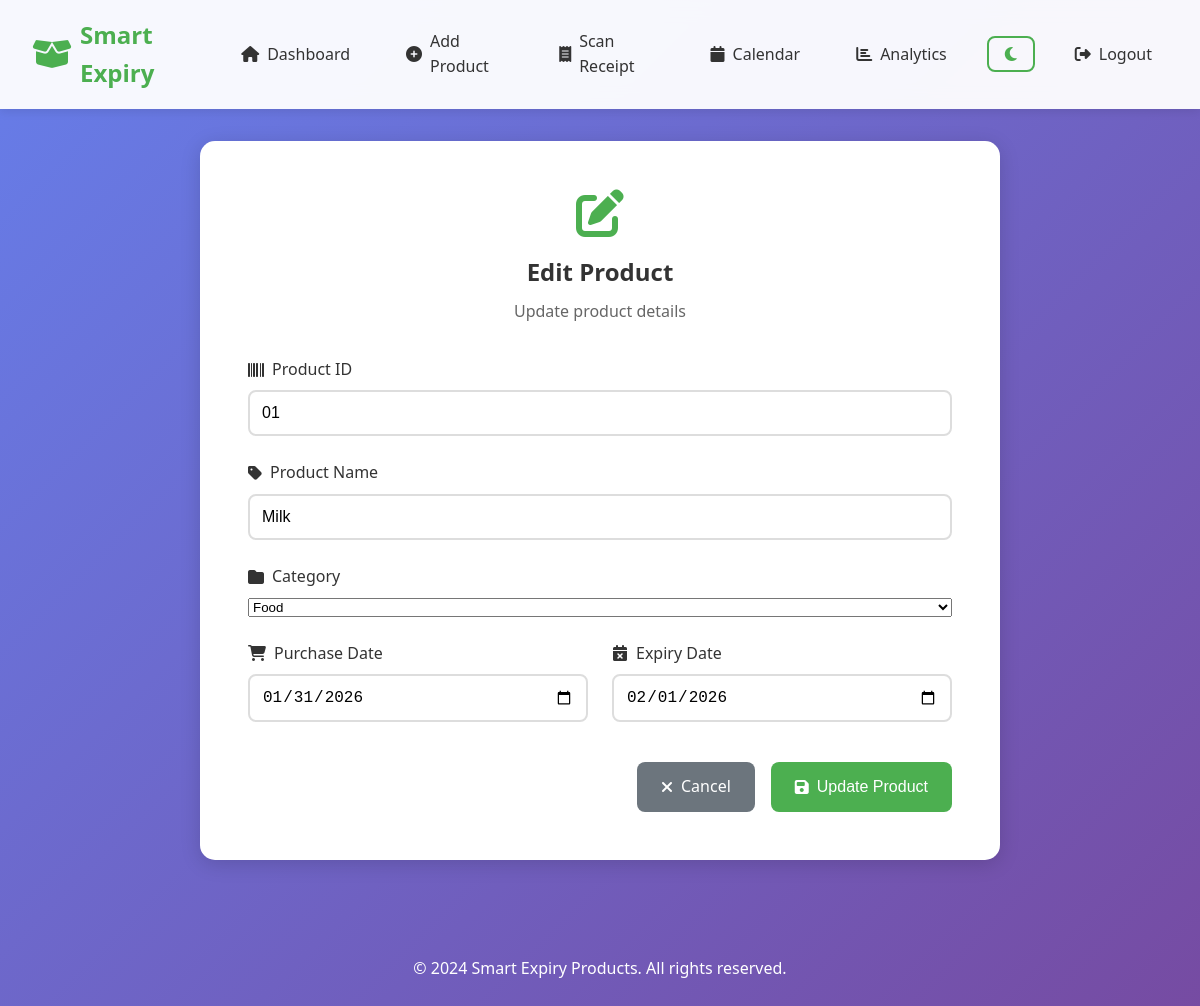
The app's page /edit_product/5 (signed in) with its own data.
### app.py (models this page shows, shortened)
class Product(db.Model):
    id = db.Column(db.Integer, primary_key=True)
    product_id = db.Column(db.String(100), nullable=False)
    product_name = db.Column(db.String(200), nullable=False)
    category = db.Column(db.String(100), nullable=True, default='General')
    purchase_date = db.Column(db.Date, nullable=False)
    expiry_date = db.Column(db.Date, nullable=False)
    user_id = db.Column(
        db.Integer,
        db.ForeignKey('user.id', ondelete='CASCADE'),
        nullable=False,
    )
    created_at = db.Column(db.DateTime, default=datetime.utcnow)

### app.py (the view, shortened to what this page needs)
@app.route('/edit_product/<int:product_id>', methods=['GET', 'POST'])
@login_required
def edit_product(product_id):
    product = Product.query.get_or_404(product_id)
    if product.user_id != current_user.id:
        flash('Unauthorized access', 'error')
        return redirect(url_for('dashboard'))
    all_products = Product.query.filter_by(user_id=current_user.id).all()
    categories = sorted(set([p.category for p in all_products if p.category]))
    default_categories = ['General', 'Food', 'Medicine', 'Cosmetics', 'Electronics', 'Other']
    all_categories = sorted(set(default_categories + categories))
    return render_template('edit_product.html', product=product, categories=all_categories)

### app.py (called while the page is built)
@login_manager.user_loader
def load_user(user_id):
    return User.query.get(int(user_id))

### templates/edit_product.html (shortened to what this page needs)
{% extends "base.html" %}
{% block content %}
<div class="form-container">
    <div class="form-card">
        <div class="form-header">
            <i class="fas fa-edit"></i>
            <h2>Edit Product</h2>
            <p>Update product details</p>
        </div>
        <form method="POST" class="product-form">
            <div class="form-group">
                <label for="product_id">
                    <i class="fas fa-barcode"></i> Product ID
                </label>
                <input type="text" id="product_id" name="product_id" required
                       value="{{ product.product_id }}" autofocus>
            </div>
            <div class="form-group">
                <label for="product_name">
                    <i class="fas fa-tag"></i> Product Name
                </label>
                <input type="text" id="product_name" name="product_name" required
                       value="{{ product.product_name }}">
            </div>
            <div class="form-group">
                <label for="category">
                    <i class="fas fa-folder"></i> Category
                </label>
                <select id="category" name="category" required>
                    {% for cat in categories %}
                    <option value="{{ cat }}" {% if product.category == cat %}selected{% endif %}>{{ cat }}</option>
                    {% endfor %}
                </select>
            </div>
            <div class="form-row">
                <div class="form-group">
                    <label for="purchase_date">
                        <i class="fas fa-shopping-cart"></i> Purchase Date
                    </label>
                    <input type="date" id="purchase_date" name="purchase_date" required
                           value="{{ product.purchase_date.isoformat() }}">
                </div>
                <div class="form-group">
                    <label for="expiry_date">
                        <i class="fas fa-calendar-times"></i> Expiry Date
                    </label>
                    <input type="date" id="expiry_date" name="expiry_date" required
                           value="{{ product.expiry_date.isoformat() }}">
                </div>
            </div>
            <div class="form-actions">
                <a href="{{ url_for('dashboard') }}" class="btn btn-secondary">
                    <i class="fas fa-times"></i> Cancel
                </a>
                <button type="submit" class="btn btn-primary">
                    <i class="fas fa-save"></i> Update Product
                </button>
            </div>
        </form>
    </div>
</div>
{% endblock %}

### static/css/style.css (style rules this page uses)
* { margin: 0; padding: 0; box-sizing: border-box; }
:root { --primary-color: #4CAF50; --secondary-color: #2196F3; --danger-color: #F44336; --warning-color: #FF9800; --success-color: #4CAF50; --info-color: #00BCD4; --dark-color: #333; --light-color: #f5f5f5; --border-color: #ddd; --shadow: 0 2px 10px rgba(0, 0, 0, 0.1); --shadow-hover: 0 4px 20px rgba(0, 0, 0, 0.15); --transition: all 0.3s ease; }
body { font-family: 'Segoe UI', Tahoma, Geneva, Verdana, sans-serif; background: linear-gradient(135deg, #667eea 0%, #764ba2 100%); min-height: 100vh; color: var(--dark-color); line-height: 1.6; }
.form-group { display: flex; flex-direction: column; gap: 0.5rem; }
.form-group label { font-weight: 500; color: var(--dark-color); display: flex; align-items: center; gap: 0.5rem; }
.form-group input { padding: 0.75rem; border: 2px solid var(--border-color); border-radius: 8px; font-size: 1rem; transition: var(--transition); }
.btn { padding: 0.75rem 1.5rem; border: none; border-radius: 8px; font-size: 1rem; font-weight: 500; cursor: pointer; transition: var(--transition); display: inline-flex; align-items: center; gap: 0.5rem; text-decoration: none; }
.btn-primary { background: var(--primary-color); color: white; }
.btn-secondary { background: #6c757d; color: white; }
.form-container { max-width: 800px; margin: 2rem auto; }
.form-card { background: white; border-radius: 15px; padding: 3rem; box-shadow: var(--shadow-hover); animation: scaleIn 0.5s ease; }
.form-header { text-align: center; margin-bottom: 2rem; }
.form-header i { font-size: 3rem; color: var(--primary-color); margin-bottom: 1rem; }
.form-header h2 { color: var(--dark-color); margin-bottom: 0.5rem; }
.form-header p { color: #666; }
.product-form { display: flex; flex-direction: column; gap: 1.5rem; }
.form-row { display: grid; grid-template-columns: repeat(auto-fit, minmax(250px, 1fr)); gap: 1.5rem; }
.form-actions { display: flex; gap: 1rem; justify-content: flex-end; margin-top: 1rem; }
* { transition: background-color 0.3s ease, color 0.3s ease, border-color 0.3s ease; }

### records on screen
Product: product_id "01", product_name "Milk", category "Food", purchase_date "01/31/2026", expiry_date "02/01/2026"
